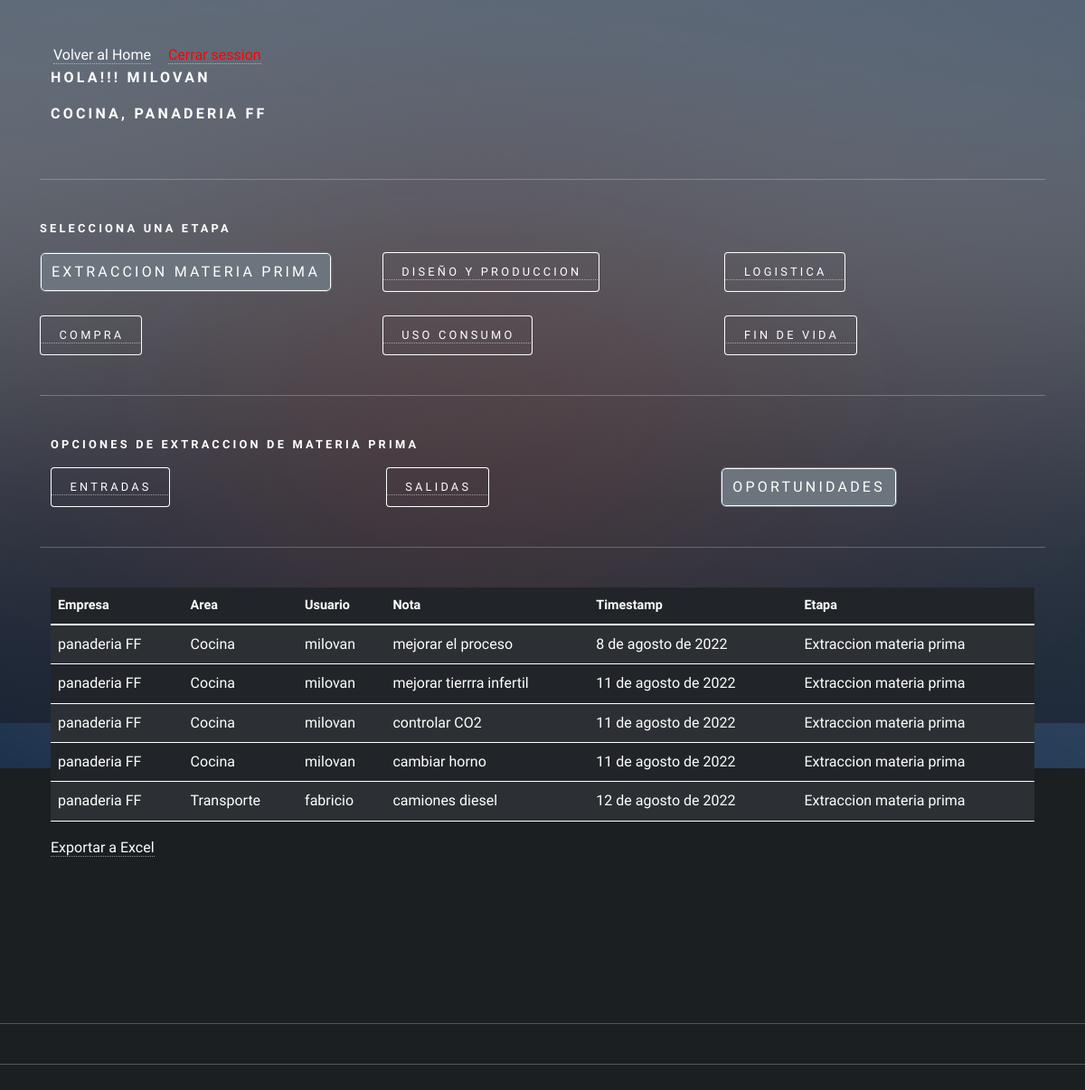
Page /administrador/oportuniades_extraccion (signed in) on the earlier database version.
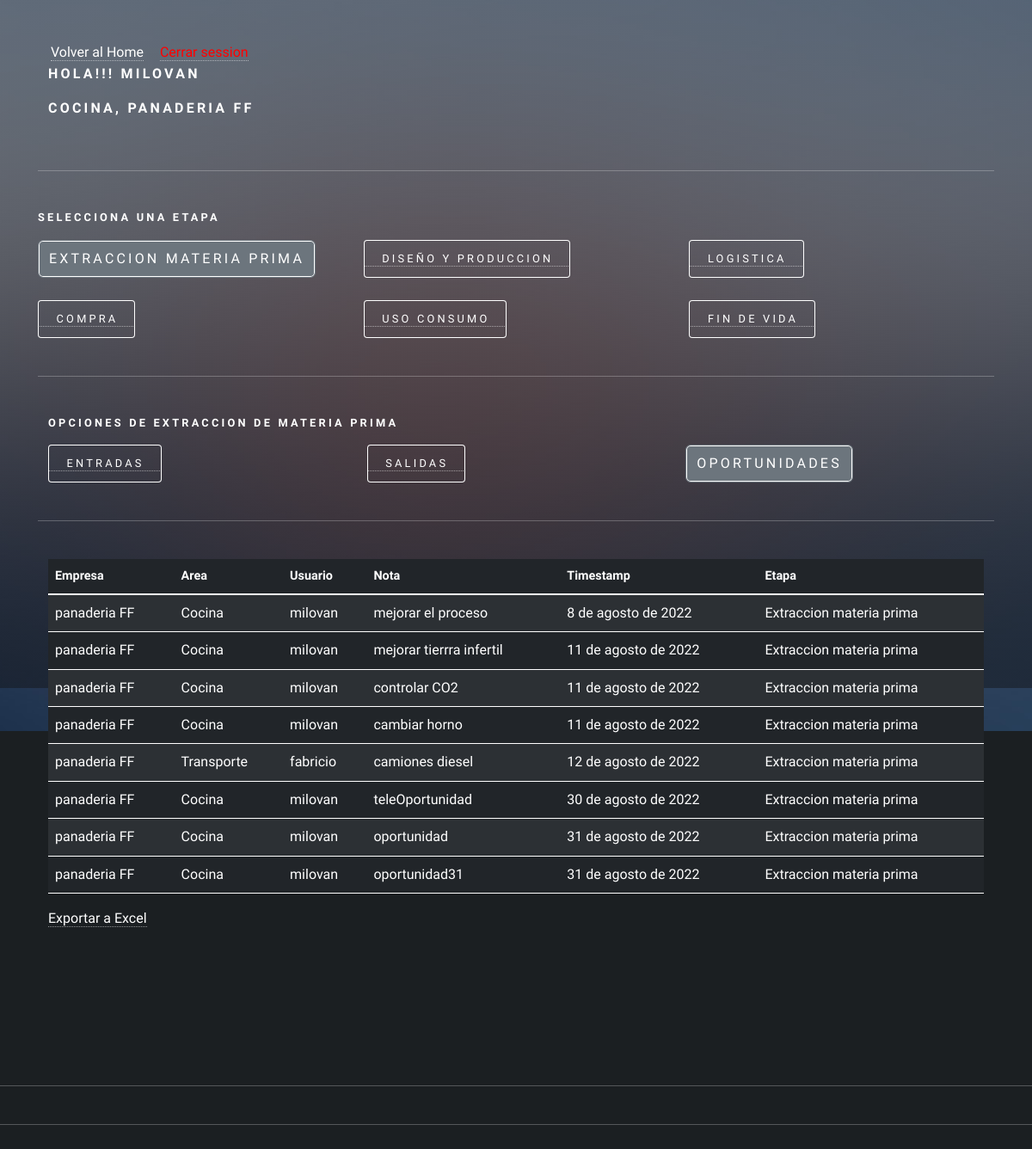
Same page on the later database version.
### app/models.py (models this page shows, shortened)
class RegistroTrabajador(models.Model):
    id_registro = models.AutoField(primary_key=True)
    id_usuario = models.ForeignKey(Usuario, on_delete=models.CASCADE)
    descripcion = models.TextField(max_length=160)
    id_area = models.ForeignKey(AreaEmpresa, on_delete=models.CASCADE)

class AreaEmpresa(models.Model):
    id_area = models.AutoField(primary_key=True)
    nombre  = models.CharField(max_length=20)
    productos = models.CharField(max_length=50)
    id_empresa = models.ForeignKey(Empresa, on_delete=models.CASCADE)
    def nombre_area(self):
        return "{}, {}". format(self.nombre, self.id_empresa)
    def __str__(self):
        return self.nombre_area()

class Empresa(models.Model):
    id_empresa = models.AutoField(primary_key=True)
    nombre  = models.CharField(max_length=20)
    def __str__(self):
        return self.nombre

class Oportunidades(models.Model):
    id_entrada = models.AutoField(primary_key=True)
    nombre  = models.CharField(max_length=50)
    fecha =  models.DateField(auto_now_add=True)
    etapa = models.ForeignKey(Etapa, on_delete=models.CASCADE)
    usuario =models.ForeignKey(Usuario, on_delete=models.CASCADE)
    id_area = models.ForeignKey(AreaEmpresa, on_delete=models.CASCADE)

class Etapa(models.Model):
    id_etapa = models.AutoField(primary_key=True)
    nombre  = models.CharField(max_length=50)
    fecha_inicio  = models.DateField()
    fecha_termino  = models.DateField()
    area = models.ForeignKey(AreaEmpresa, on_delete=models.CASCADE)
    ciclo = models.ForeignKey(CicloArea, on_delete=models.CASCADE)
    activo = models.BooleanField()
    def __str__(self):
        return self.nombre

### user/models.py (models this page shows, shortened)
class Usuario(AbstractUser):
    telefono = models.IntegerField(null=True)
    id_telegram = models.CharField(max_length=100, null=True, default=0)
    def __str__(self):
        return self.username

### administrador/views.py (the view)
# urls.py: path('oportuniades_extraccion', OportunidadExtraccion, name='oportuniades_extraccion'),
def OportunidadExtraccion(request):
        if request.user.is_authenticated:
                registros = RegistroTrabajador.objects.filter(id_usuario=request.user)
                etapa = Etapa.objects.values_list("id_etapa", flat=True).filter(nombre="Extraccion materia prima")
                entradas = Oportunidades.objects.all()
                empresaArea = RegistroTrabajador.objects.all()
                print(etapa)
                data = {
                'registros': registros,
                'entradas': entradas,
                'empresaArea':empresaArea
                }
                return render(request,'extraccion/oportunidad/tabla_oportunidad.html', data)
        else:
                return render(request, 'extraccion/oportunidad/tabla_oportunidad.html')

### administrador/templates/extraccion/oportunidad/tabla_oportunidad.html (shortened to what this page needs)
{% extends 'autodiagnostico/extraccion/home_extraccion.html' %}
{% load static %}
{% load crispy_forms_tags %}
{% block extraccion %}
<div class="container">
    <table class="table table-dark table-striped">
        <thead>
            <tr>
                <th scope="col">Empresa</th>
                <th scope="col">Area</th>
                <th scope="col">Usuario</th>
                <th scope="col">Nota</th>
                <th scope="col">Timestamp</th>
                <th scope="col">Etapa</th>
            </tr>
        </thead>
        <tbody>
            {% for p in entradas  %}
                {% for e  in empresaArea  %}
                        {% if p.usuario == e.id_usuario and p.etapa.nombre == "Extraccion materia prima" %}
                            <tr>
                                <td>{{ e.id_area.id_empresa }}</td>
                                <td>{{ e.id_area.nombre }}</td>
                                <td>{{ p.usuario}}</td>
                                <td>{{ p.nombre}}</td>
                                <td>{{ p.fecha }}</td>
                                <td>{{ p.etapa }}</td>
                            </tr>
                        {% endif %}
                    {% endfor %}
               {% endfor %}
        </tbody>
    </table>
    <a href="{% url 'reporte_oportunidades' %}"> Exportar a Excel</a>
</div>
{% endblock extraccion %}

### app/templates/autodiagnostico/extraccion/home_extraccion.html (shortened to what this page needs)
{% extends 'autodiagnostico/auto_diagnostico.html' %}
{% load static %}
{% load crispy_forms_tags %}
{% block body %}
<div class="container-sm">
    <h4>Opciones de extraccion de materia prima</h4>
    <div class="row">
        {% if user.is_staff %}
            <div class="col">
                <a href="{% url 'entradas_extraccion' %}"><button type="button" id="entrada">Tabla Entradas</button></a>
            </div>
            <div class="col">
                <a href="{% url 'salidas_extraccion' %}"><button type="button" id="salida">Tabla Salidas</button></a>
            </div>
            <div class="col">
                <a href="{% url 'oportuniades_extraccion' %}"><button type="button" id="oportunidad">Tabla Oportunidades</button></a>
            </div>
        {% else %}
            <div class="col">
                <a href="{% url 'agregar_entrada_extraccion' %}"><button type="button" id="entrada">Entradas</button></a>
            </div>
            <div class="col">
                <a href="{% url 'agregar_salida_extraccion' %}"><button type="button" id="salida">Salidas</button></a>
            </div>
            <div class="col">
                <a href="{% url 'agregar_oportunidad_extraccion' %}"><button type="button" id="oportunidad">Oportunidades</button></a>
            </div>
            {% endif %}
    </div>
</div>
<hr>
{% block extraccion %}{% endblock extraccion %}
{% endblock %}

### app/templates/autodiagnostico/auto_diagnostico.html (shortened to what this page needs)
{% load static %}
<!DOCTYPE HTML>
<html>
<head>
    <link href="https://cdn.jsdelivr.net/npm/bootstrap@5.2.0/dist/css/bootstrap.min.css" rel="stylesheet"
>
    <link rel="stylesheet" href="{% static 'css/main.css' %}" />
    <link rel="stylesheet" href="{% static 'css/style.css' %}">
</head>
<body class="is-preload">
    <div id="wrapper">
        <div class="container-sm">
            {% if user.is_authenticated %}
            <a id="home_admin" href="{% url 'home' %}">Volver al Home</a>  <a href="{% url 'logout' %}" id="cerrarSesion">Cerrar session</a>
            {% if registros %}
            <div class="container-sm">
                <div class="row">
                    {% if user.is_staff %}
                    <h3>Hola!! Administrador </h3>
                    <h3>{{ user.username }}</h3>
                    {% else %}
                        {% for i in registros %}
                            <h3>Hola!!! {{user.username}}</h3>
                            <h3>{{i.id_area}}</h3>
                        {% endfor %}
                    {% endif %}
                </div>
            </div>
            <hr>
            <h4>Selecciona una Etapa</h4>
            <div class="row">
                <div class="col">
                    <a href="{% url 'extraccion_materiaPrima' %}"><button type="button" id="extraccion">Extraccion
                            Materia Prima</button></a>
                </div>
                <div class="col">
                    <a href="{% url 'diseño_Produccion' %}"><button type="button" id="diseño">Diseño y
                            produccion</button></a>
                </div>
                <div class="col">
                    <a href="{% url 'logistica' %}"><button type="button" id="logistica">Logistica</button></a>
                </div>
            </div>
            <br>
            <div class="row">
                <div class="col">
                    <a href="{% url 'compra' %}"><button type="button" id="compra">Compra</button></a>
                </div>
                <div class="col">
                    <a href="{% url 'uso_consumo' %}"><button type="button" id="uso">Uso consumo</button></a>
                </div>
                <div class="col">
                    <a href="{% url 'fin_vida' %}"><button type="button" id="fin">Fin de vida</button></a>
                </div>
            </div>
            <hr>
            {% block body %}{% endblock %}
        </div>
        {% else %}
        <h1>Registra la empresa y el area a la que perteneces!!!!</h1>
        <a href="{% url 'agregar_Area' user.id  %}"><button type="button">Aqui</button></a>
        {% endif %}
        {% else %}
        <h1>Inicia Session</h1>
        <p>Para acceder a tu Auto Diagnostico </p>
        <a href="{% url 'login'  %}"><button type="button">Inicia Session</button></a>
        {% endif %}
    </div>
    <hr>
    <hr>
    <br>
    <br>
    <div id="bg"></div>
</body>
</html>

### static/css/style.css (style rules this page uses)
#cerrarSesion { color: red; text-decoration: none; margin-left: 15px; }
#home_admin { margin-left: 15px; }

Differences in the rows shown:
added Oportunidades: usuario "milovan", nombre "teleOportunidad", fecha "30 de agosto de 2022", etapa "Extraccion materia prima", RegistroTrabajador (id_area.id_empresa "panaderia FF", id_area.nombre "Cocina")
added Oportunidades: usuario "milovan", nombre "oportunidad", fecha "31 de agosto de 2022", etapa "Extraccion materia prima", RegistroTrabajador (id_area.id_empresa "panaderia FF", id_area.nombre "Cocina")
added Oportunidades: usuario "milovan", nombre "oportunidad31", fecha "31 de agosto de 2022", etapa "Extraccion materia prima", RegistroTrabajador (id_area.id_empresa "panaderia FF", id_area.nombre "Cocina")
